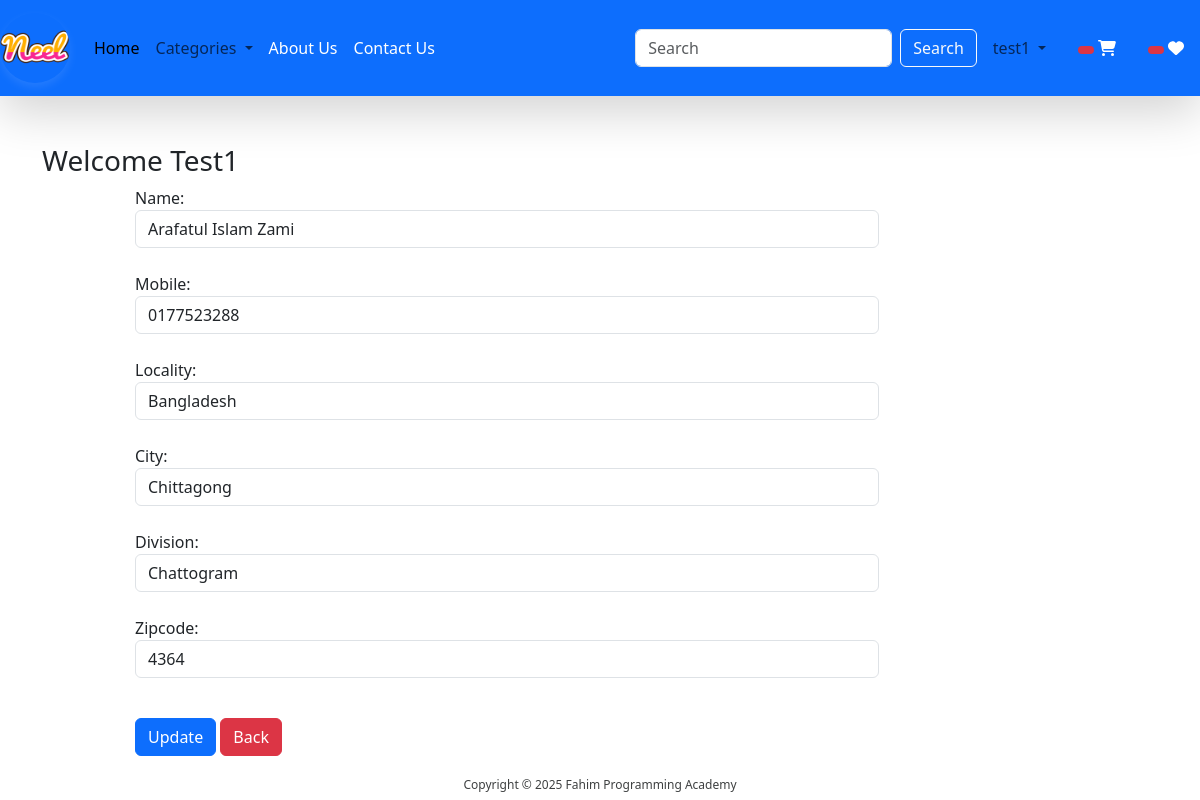
The app's page /updateAddress/2 (signed in) with its own data.
### app/models.py (models this page shows, shortened)
class Customer(models.Model):
    user = models.ForeignKey(User, on_delete=models.CASCADE)
    name = models.CharField(max_length=200)
    mobile = models.CharField(max_length=15)  # Changed to CharField to store phone numbers with leading zeros
    locality = models.CharField(max_length=200)
    city = models.CharField(max_length=200)
    zipcode = models.IntegerField()
    division = models.CharField(choices=DIVISION_CHOICES, max_length=100)

### app/views.py (the view, shortened to what this page needs)
# urls.py: path('updateAddress/<int:pk>',views.updateAddress.as_view(),name='updateAddress'),
@method_decorator(login_required,name='dispatch')
class updateAddress(View):
    def get(self,request,pk):
        totalitem = 0
        if request.user.is_authenticated:
            totalitem = len(Cart.objects.filter(user = request.user))
        item_in_wishlist = 0
        if request.user.is_authenticated:
            item_in_wishlist = len(Wishlist.objects.filter(user = request.user))
        add = Customer.objects.get(pk=pk)
        form = CustomerProfileForm(instance=add)
        return render(request, 'app/updateAddress.html',locals())

### app/forms.py
class CustomerProfileForm(forms.ModelForm):
    class Meta:
        model = Customer
        fields =['name','mobile', 'locality', 'city', 'division', 'zipcode']
        widgets = {
            'name': forms.TextInput(attrs={'class':'form-control'}),
            'mobile': forms.NumberInput(attrs={'class':'form-control'}),
            'locality': forms.TextInput(attrs={'class':'form-control'}),
            'city': forms.TextInput(attrs={'class':'form-control'}),
            'division': forms.Select(attrs={'class':'form-control'}),
            'zipcode': forms.NumberInput(attrs={'class':'form-control'}),
        }

### app/templates/app/updateAddress.html (shortened to what this page needs)
{% extends "app/base.html" %}
{% load static %}
{% block main-content %}
<div class="container my-5">
    <div class="row">
        <h3>Welcome <span class="text-capitalize">{{request.user}}</span></h3>
    </div>
    <div class="col-sm-8 offset-sm-1">
        <form action="" method="post">
            {% for fm in form %}
            {{fm.label_tag}} {{fm}} <small class="text-danger"> {{fm.errors|striptags}} </small><br>
            {% endfor %}
            <div class="col-12 mt-3">
                <button type="submit" class="btn btn-primary">Update</button>
                <a href="{% url 'address' %}" type="button" class="btn btn-danger">Back</a>
            </div>
        </form>
    </div>
</div>
{% endblock main-content %}

### app/templates/app/base.html (shortened to what this page needs)
{% load static %}
<!DOCTYPE html>
<html lang="en">
<head>
    <link href="https://cdn.jsdelivr.net/npm/bootstrap@5.3.3/dist/css/bootstrap.min.css" rel="stylesheet"
>
    <link rel="stylesheet" href="{% static 'app/css/owl.carousel.min.css'%}">
    <link rel="stylesheet" href="{% static 'app/css/all.min.css'%}">
    <link rel="stylesheet" href="{% static 'app/css/style.css' %}">
    <link rel="stylesheet" href="https://cdnjs.cloudflare.com/ajax/libs/font-awesome/6.0.0-beta3/css/all.min.css">
</head>
<body>
   <nav class="navbar navbar-expand-lg navbar-light bg-primary shadow-lg" >
      <div class="container-fluid">
        <a class="navbar-brand" href="#">
    <img src="{% static 'app/images/Neel.png' %}" height="70" width="70" class="logo">
</a>
        <div class="collapse navbar-collapse" id="navbarSupportedContent">
          <ul class="navbar-nav me-auto mb-2 mb-lg-0">
            {% if request.user.is_authenticated %}
            <li class="nav-item">
              <a class="nav-link active" aria-current="page"  href="/">Home</a>
            </li>
            <li class="nav-item dropdown">
              <a class="nav-link dropdown-toggle" href="#" role="button" data-bs-toggle="dropdown" aria-expanded="false">
                Categories
              </a>
            </li>
            <li class="nav-item">
              <a class="nav-link text-white" href="{% url 'about' %}">About Us</a>
            </li>
            <li class="nav-item">
              <a class="nav-link text-white" href="{% url 'contact' %}">Contact Us</a>
            </li>
          </ul>
          <form class="d-flex" role="search" action="/search">
            <input class="form-control me-2" type="search" placeholder="Search" name="search" aria-label="Search">
            <button class="btn btn-outline-light" type="submit">Search</button>
          </form>
        </div>
        <ul class="navbar-nav me-auto mb-2 mb-lg-0">
          <li class="nav-item dropdown mx-2">
            <a class="nav-link dropdown-toggle" href="#" role="button" data-bs-toggle="dropdown" aria-expanded="false">
              {{request.user}}
            </a>
          </li>
          <li class="nav-item dropdown mx-2">
            <a class="nav-link text-white" href="{% url 'showcart' %}">
                <span class="badge bg-danger">
                </span>
                <i class="fa fa-shopping-cart"></i>
            </a>
          </li>
                <li class="nav-item dropdown mx-2">
                    <a class="nav-link text-white" href="{% url 'wishlist' %}"> <span class="badge bg-danger"> {% if item_in_wishlist > 0 %}{{item_in_wishlist}} {% endif %} </span> <i class="fa fa-heart"></i></a>
                </li>
          {% endif %}
        </ul>
      </div>
    </nav>
    {% block main-content %} {% endblock main-content %}
    <footer class="container-fluid fixed-bottom">
        <div class="text-center">
            <span>
                Copyright &copy;
                <script>document.write(new Date().getFullYear())</script> Fahim Programming Academy
            </span>
        </div>
    </footer>
</body>
</html>

### app/templates/app/base.html (style rules this page uses)
.navbar-brand { position: relative; }
.logo { border-radius: 50%; box-shadow: 0 4px 10px rgba(255, 253, 253, 0.1); }
footer { padding: 5px 0; }
.text-center span { font-size: 12px; color:rgb(62, 64, 65); padding: 0; }
.container-fluid { padding-left: 0; padding-right: 0; }

### records on screen
Customer: form "Arafatul Islam Zami" "0177523288" "Bangladesh" "Chittagong" "Chattogram" "4364"

### other values on screen
{{ request.user }} "test1"
{{ request.user }} "Test1"
{{ fm.label_tag }} "Name:" "Mobile:" "Locality:" "City:" "Division:" "Zipcode:"
